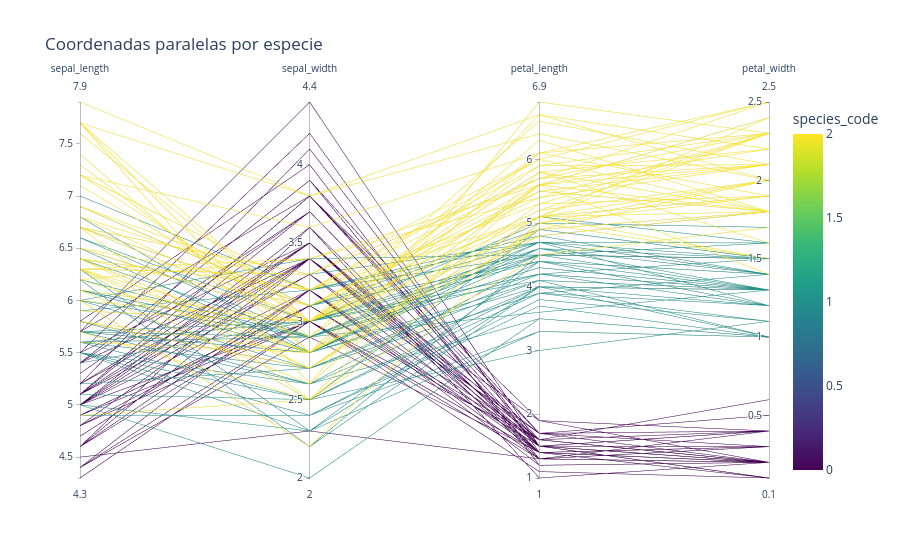

The notebook cell this image was saved under:
### Code cell
dfp = df.copy()
dfp["species_code"] = LabelEncoder().fit_transform(dfp["species"])
fig = px.parallel_coordinates(dfp, dimensions=feats0, color="species_code",
                              color_continuous_scale=px.colors.sequential.Viridis,
                              title="Coordenadas paralelas por especie")
fig

### Figure 1 — Plotly figure (JSON) as saved in the notebook; plotly's stock layout.template omitted (floating-point values rounded to 4 significant figures; data arrays with more than 128 entries replaced by an {"elided": "..."} marker saying what was removed)
{"data": [{"dimensions": [{"label": "sepal_length", "values": {"elided": "150 float values"}}, {"label": "sepal_width", "values": {"elided": "150 float values"}}, {"label": "petal_length", "values": {"elided": "150 float values"}}, {"label": "petal_width", "values": {"elided": "150 float values"}}], "domain": {"x": [0.0, 1.0], "y": [0.0, 1.0]}, "line": {"color": {"elided": "150 int values"}, "coloraxis": "coloraxis"}, "name": "", "type": "parcoords"}], "layout": {"coloraxis": {"autocolorscale": false, "colorbar": {"title": {"text": "species_code"}}, "colorscale": [[0.0, "#440154"], [0.1111, "#482878"], [0.2222, "#3e4989"], [0.3333, "#31688e"], [0.4444, "#26828e"], [0.5556, "#1f9e89"], [0.6667, "#35b779"], [0.7778, "#6ece58"], [0.8889, "#b5de2b"], [1.0, "#fde725"]]}, "legend": {"tracegroupgap": 0}, "title": {"text": "Coordenadas paralelas por especie"}}}
